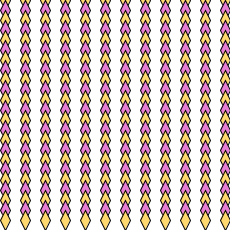
Frame 1 (no input)
Frame 60 (the mouse pressed at the canvas centre just before this capture): identical to frame 1, image omitted
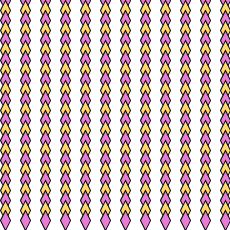
Frame 120 (the mouse held since frame 60 and released just before this capture)

The Processing sketch that drew these frames (run headless with seeded random() and noise(); from frame 60 on, the mouse is pressed at the canvas centre):

// Processing sketch: KatieLauPattern2
// ── KatieLauPattern2.pde
//trying to make illusion that the diamonds are moving down or up everytime you click
//global variables that can be applied throughout program
int x;
int y;
color c1;
color c2;
//int opacity = 200; was trying to make the triangles appear more transparent further down the piece
boolean patternOne = true; //used later on to change colors of diamonds
void setup() 
{
  size(230, 230);
  background(255);
}
void draw() 
{
  background(255);
  for ( x = 0; x < width; x+= 20) 
  {
    //for ( y = 0; y < height && opacity > 0; y+= 10, opacity-= 10) 
    for (y = 0; y < height; y+= 10)
    {
      if (patternOne)
      {
        if ((y % 10 == 0) && (y % 20 == 0)) //consecutive rows are alternating colors
        {
          fill(255, 217, 110); //yellow
          //fill(255, 217, 110, opacity); //yellow color
        } else
        {
          fill(232, 125, 214); //purple
          //fill(232, 125, 214, opacity); //purple color
        }
        beginShape(); //is the diamond shape
        vertex(x, y);
        vertex(x + 5, y - 10);
        vertex(x + 10, y);
        vertex(x + 5, y + 10);
        endShape(CLOSE); //the diamond shape has a stroke all around
      } else
      {
        if ((y % 10 == 0) && (y % 20 == 0)) //consecutive rows are alternating colors
        {
          fill(232, 125, 214); //yellow
          //fill(255, 217, 110, opacity); //yellow color
        } else
        {
          fill(255, 217, 110); //purple
          //fill(232, 125, 214, opacity); //purple color
        }
        beginShape();
        vertex(x, y);
        vertex(x + 5, y - 10);
        vertex(x + 10, y);
        vertex(x + 5, y + 10);
        endShape(CLOSE);
      }
    }
  }
}

void mousePressed()
{
  if (patternOne)
  {
    patternOne  = false; //changes to false so the colors in the diamonds will switch during next mouse press
  } else
  {
    patternOne = true;
  }
}
